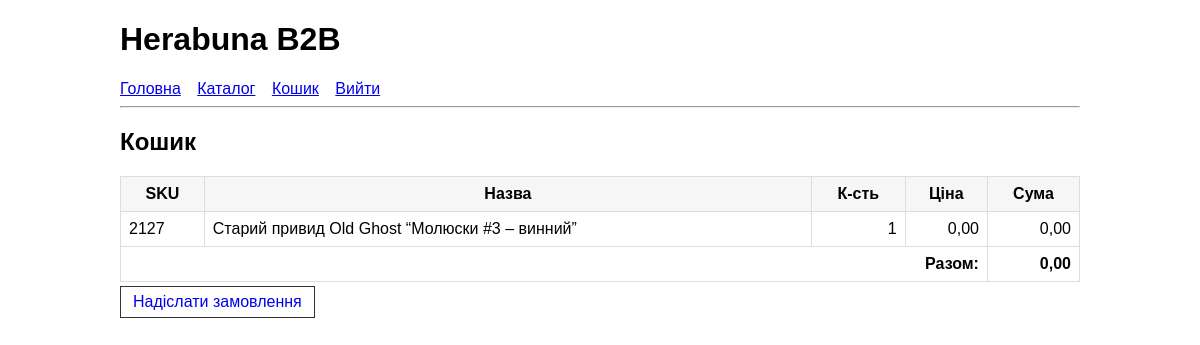
Screenshot of /cart/ (signed in) with the database file from the repository.
### b2b/models.py (models this page shows, shortened)
class OrderItem(models.Model):
    order=models.ForeignKey(Order,related_name='items',on_delete=models.CASCADE)
    product=models.ForeignKey(Product,on_delete=models.PROTECT)
    qty=models.PositiveIntegerField(default=1)
    price=models.DecimalField(max_digits=10,decimal_places=2)
    @property
    def line_total(self): return self.qty*self.price
    class Meta: unique_together=('order','product')

class Product(models.Model):
    sku=models.CharField(max_length=64,unique=True)
    name=models.CharField(max_length=255)
    wholesale_price=models.DecimalField(max_digits=10,decimal_places=2,default=0)
    retail_price=models.DecimalField(max_digits=10,decimal_places=2,default=0)
    stock_qty=models.IntegerField(default=0)
    is_active=models.BooleanField(default=True)
    woo_id=models.BigIntegerField(null=True,blank=True)

class Order(models.Model):
    STATUS_CHOICES=[('draft','Draft'),('submitted','Submitted'),('confirmed','Confirmed'),('fulfilled','Fulfilled'),('cancelled','Cancelled')]
    dealer=models.ForeignKey(Dealer,on_delete=models.PROTECT)
    created_at=models.DateTimeField(default=timezone.now)
    status=models.CharField(max_length=16,choices=STATUS_CHOICES,default='draft')
    subtotal=models.DecimalField(max_digits=12,decimal_places=2,default=0)
    total=models.DecimalField(max_digits=12,decimal_places=2,default=0)
    note=models.TextField(blank=True)

### b2b/views.py (the view)
# urls.py: path('cart/',views.cart,name='cart'),
@login_required
def cart(request):
    order = Order.objects.filter(dealer=request.user, status='draft').first()
    return render(request, 'b2b/cart.html', {'order': order})

### b2b/templates/b2b/cart.html (shortened to what this page needs)
{% extends "b2b/base.html" %}
{% block content %}
<h2>Кошик</h2>
{% if order %}
<table>
  <tr><th>SKU</th><th>Назва</th><th>К-сть</th><th>Ціна</th><th>Сума</th></tr>
  {% for i in order.items.all %}
  <tr>
    <td>{{ i.product.sku }}</td>
    <td>{{ i.product.name }}</td>
    <td class="right">{{ i.qty }}</td>
    <td class="right">{{ i.price }}</td>
    <td class="right">{{ i.line_total }}</td>
  </tr>
  {% endfor %}
  <tr><td colspan="4" class="right"><strong>Разом:</strong></td><td class="right"><strong>{{ order.total }}</strong></td></tr>
</table>
<a class="btn" href="{% url 'b2b:submit_order' %}">Надіслати замовлення</a>
{% else %}
<p>Кошик порожній.</p>
{% endif %}
{% endblock %}

### b2b/templates/b2b/base.html (style rules this page uses)
body { font-family: Arial, sans-serif; margin: 20px; }
table { width: 100%; border-collapse: collapse; }
th, td { border: 1px solid #ddd; padding: 8px; }
th { background: #f6f6f6; }
.right { text-align: right; }
.btn { display: inline-block; padding: 6px 12px; border: 1px solid #333; text-decoration: none; margin: 4px 0; }

### rows the page displays
OrderItem: product.sku "2127", product.name "Старий привид Old Ghost “Молюски #3 – винний”", qty "1", price "0,00", line_total "0,00"
Order: total "0,00"
